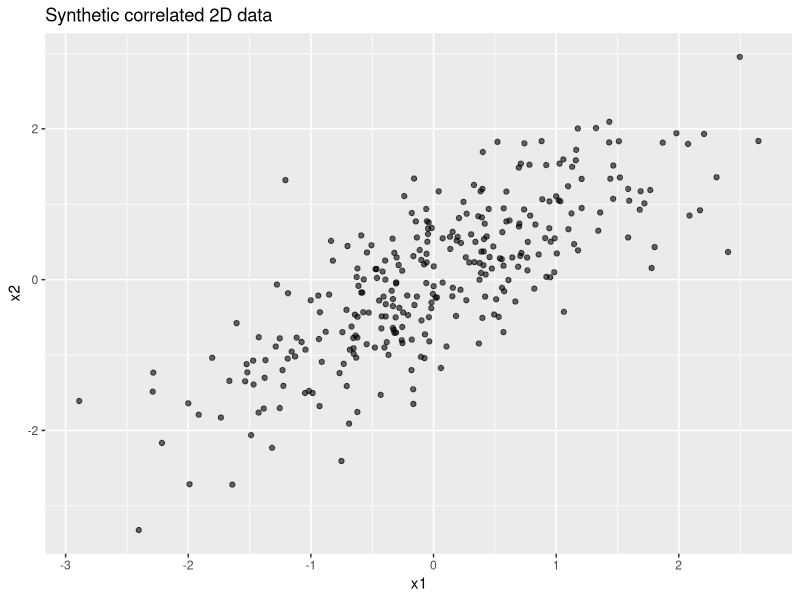
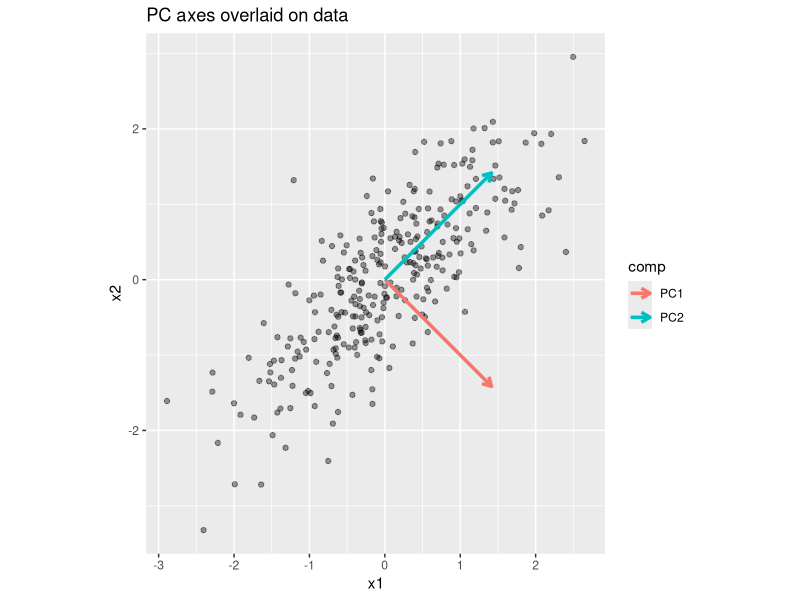
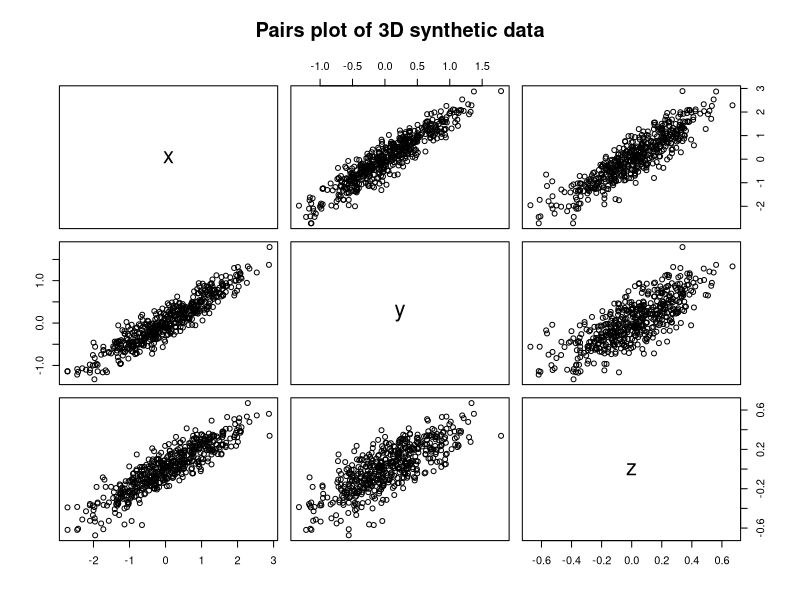
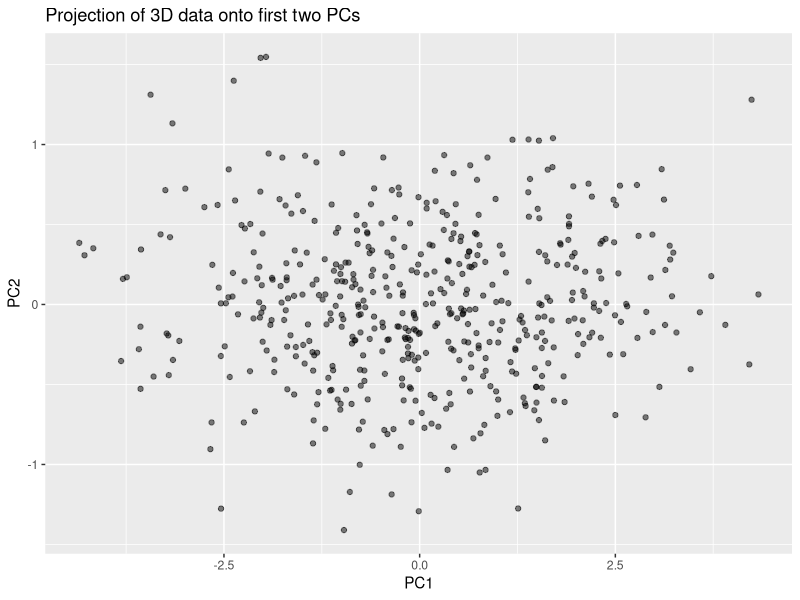
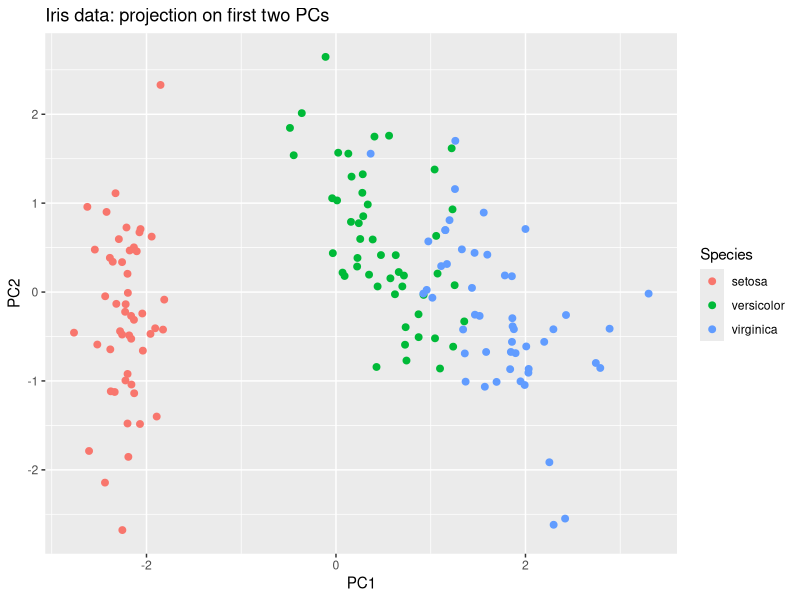
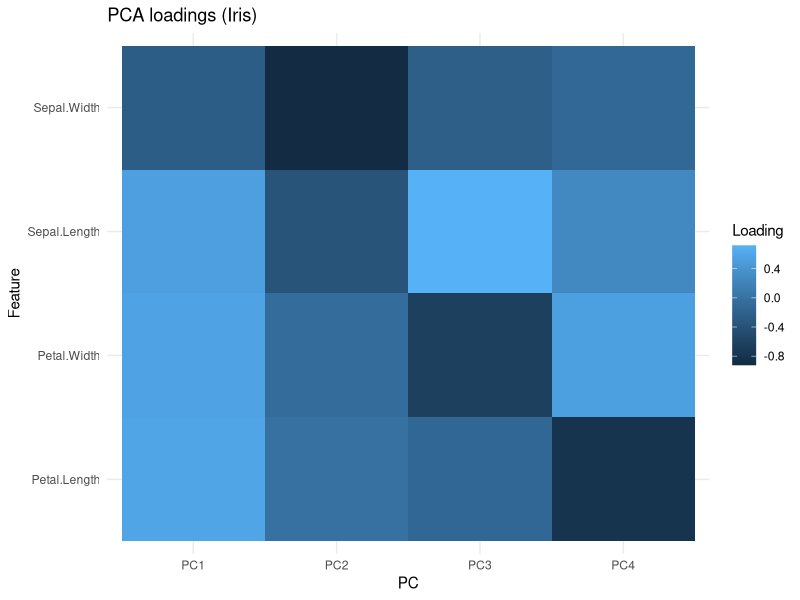
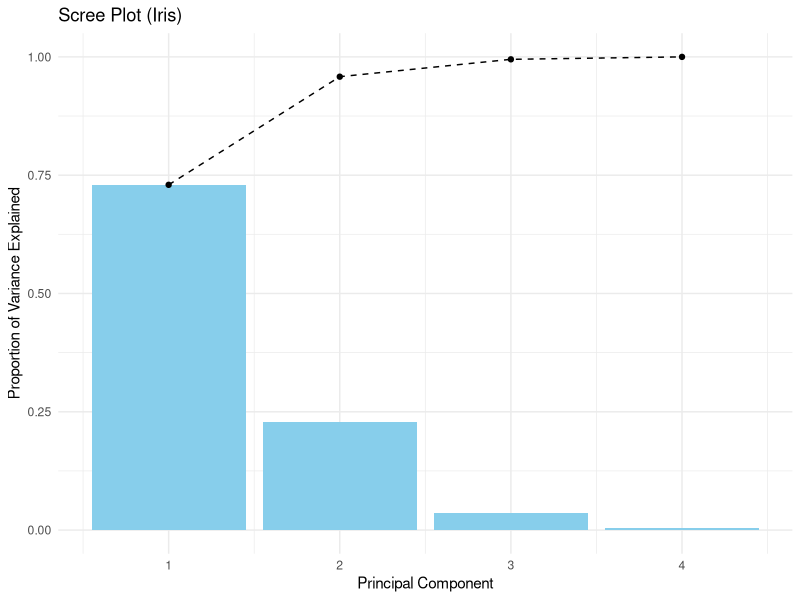

Write R code to recreate these figures, in order.
## ---- chunk 1
knitr::opts_chunk$set(echo = TRUE, message = FALSE, warning = FALSE, fig.width = 7, fig.height = 5)
library(ggplot2)
library(dplyr)
library(tidyr)
## ---- chunk 2
set.seed(1)
n <- 300
x1 <- rnorm(n)
x2 <- 0.8*x1 + rnorm(n, sd = 0.6)
df2 <- data.frame(x1 = x1, x2 = x2)

ggplot(df2, aes(x = x1, y = x2)) + geom_point(alpha = 0.6) +
  labs(title = 'Synthetic correlated 2D data')
## ---- chunk 3
pca2 <- prcomp(df2, center = TRUE, scale. = TRUE)
summary(pca2)

loadings2 <- pca2$rotation
pc1 <- loadings2[,1]
pc2 <- loadings2[,2]
arrows_df <- data.frame(x = 0, y = 0, xend = pc1*2, yend = pc2*2, comp = c("PC1","PC2"))

ggplot(df2, aes(x = x1, y = x2)) +
geom_point(alpha = 0.4) +
geom_segment(data = arrows_df,
aes(x = x, y = y, xend = xend, yend = yend, color = comp),
arrow = arrow(length = unit(0.25, "cm")), size = 1.2) +
coord_equal() +
labs(title = "PC axes overlaid on data")

## ---- chunk 4
set.seed(2)
n <- 500
x <- rnorm(n)
y <- 0.5 * x + rnorm(n, sd = 0.2)
z <- 0.3 * x - 0.2 * y + rnorm(n, sd = 0.1)
df3 <- data.frame(x = x, y = y, z = z)
pairs(df3, main = "Pairs plot of 3D synthetic data")

## ---- chunk 5
pca3 <- prcomp(df3, center = TRUE, scale. = TRUE)
summary(pca3)
scores3 <- as.data.frame(pca3$x)
ggplot(scores3, aes(x = PC1, y = PC2)) +
geom_point(alpha = 0.5) +
labs(title = "Projection of 3D data onto first two PCs")

## ---- chunk 6
data(iris)
iris_num <- iris %>% select(-Species)

pca_iris <- prcomp(iris_num, center = TRUE, scale. = TRUE)
summary(pca_iris)

scores_iris <- as.data.frame(pca_iris$x)
scores_iris$Species <- iris$Species

ggplot(scores_iris, aes(x = PC1, y = PC2, color = Species)) +
geom_point(size = 2) +
labs(title = "Iris data: projection on first two PCs")

## ---- chunk 7
loadings_iris <- as.data.frame(pca_iris$rotation)
loadings_iris$Feature <- rownames(loadings_iris)
loadings_long <- loadings_iris %>%
pivot_longer(cols = starts_with("PC"), names_to = "PC", values_to = "Loading")

ggplot(loadings_long, aes(x = PC, y = Feature, fill = Loading)) +
geom_tile() +
labs(title = "PCA loadings (Iris)") +
theme_minimal()

## ---- chunk 8
var_iris <- pca_iris$sdev^2
propvar_iris <- var_iris / sum(var_iris)
cumvar_iris <- cumsum(propvar_iris)
var_table_iris <- data.frame(
PC = paste0("PC", 1:length(var_iris)),
Variance = var_iris,
PropVar = propvar_iris,
CumVar = cumvar_iris
)

var_table_iris

ggplot(var_table_iris, aes(x = as.numeric(sub("PC","",PC)), y = PropVar)) +
geom_bar(stat = "identity", fill = "skyblue") +
geom_line(aes(y = CumVar), color = "black", linetype = "dashed") +
geom_point(aes(y = CumVar), color = "black") +
scale_x_continuous(breaks = 1:nrow(var_table_iris)) +
labs(x = "Principal Component",
y = "Proportion of Variance Explained",
title = "Scree Plot (Iris)") +
theme_minimal()

## ---- chunk 9
var3 <- pca3$sdev^2
propvar3 <- var3 / sum(var3)
data.frame(PC = paste0('PC',1:length(var3)), PropVar = propvar3, CumVar = cumsum(propvar3))
## ---- chunk 10
X <- scale(iris_num, center = TRUE, scale = TRUE)
U <- pca_iris$rotation
scores <- pca_iris$x

reconstruct_k <- function(k){
Xhat <- scores[,1:k, drop=FALSE] %*% t(U[,1:k, drop=FALSE])
center <- attr(X, "scaled:center")
scalev <- attr(X, "scaled:scale")
Xhat_unscaled <- sweep(Xhat, 2, scalev, FUN = "*")
Xhat_unscaled <- sweep(Xhat_unscaled, 2, center, FUN = "+")
return(Xhat_unscaled)
}

mse <- sapply(1:4, function(k){
mean((as.matrix(iris_num) - reconstruct_k(k))^2)
})
data.frame(k = 1:4, MSE = mse)
